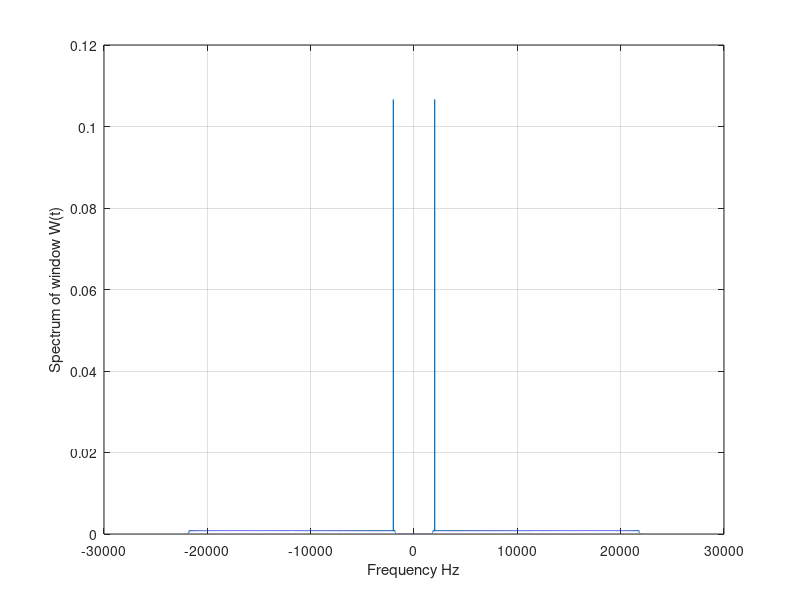
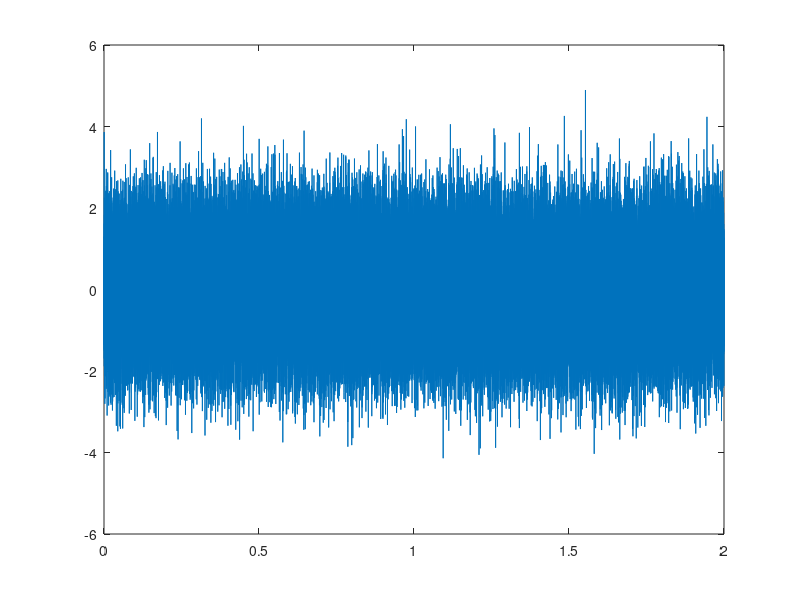
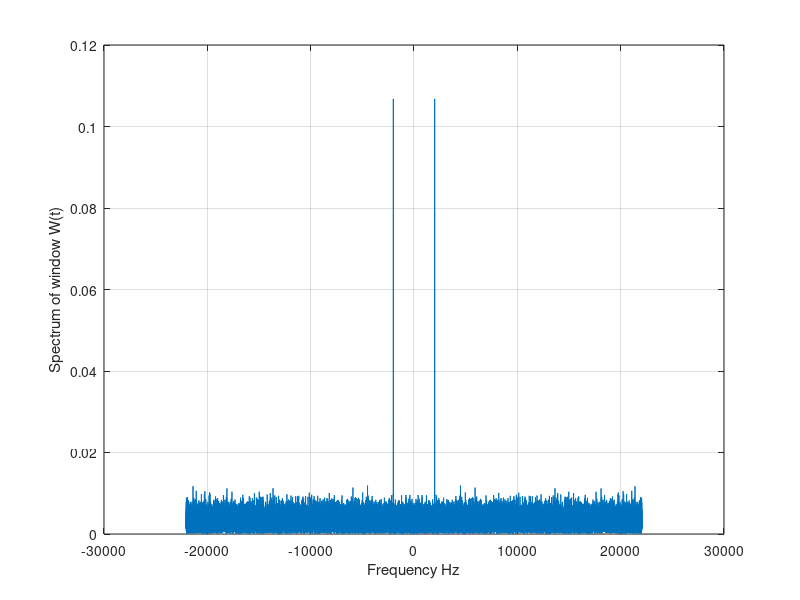
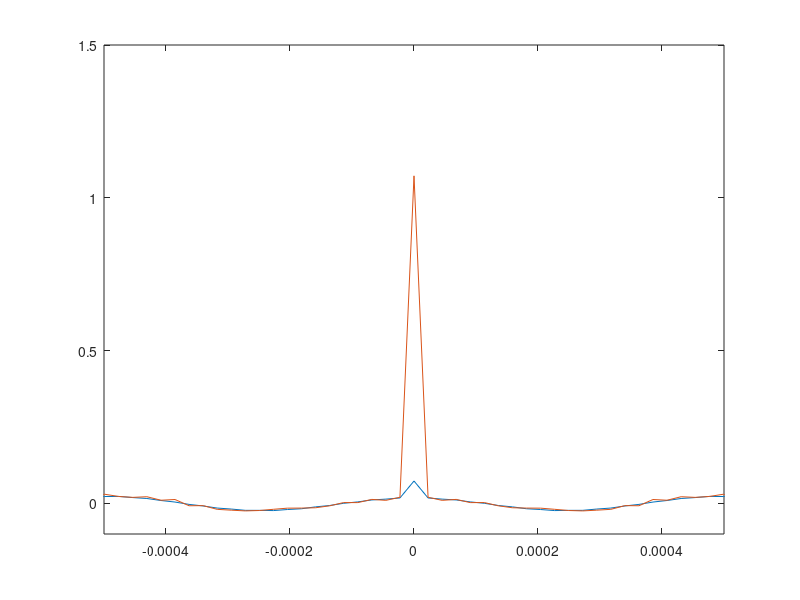

MATLAB code to generate these figures, in order: (Note: this script raises an error after producing the figures.)
close all; clear ; clc;
% Sampling
%A  = 2; B  = 2; a  = 1.5; b  = 0.9; c  = 1.0; f0 = 2000;%Hz
A  = 1; B  = 2; a  = 2.5; b  = 0.9; c  = 1.0; f0 = 2000;%Hz
%A  = 1; B  = 2; a  = 2; b  = 0.9; c  = 1.0; f0 = 1000;%Hz

%A  = 1; B  = 2; a  = 2; b  = 0.9; c  = 1.0; f0 = 1000;%Hz
Fs     = 44100; % standard freq that works well here
Ts     = 1/Fs;
Tdur  = 2.0; % arbitrary in seconds
t = 0:Ts:Tdur-Ts;
N=length(t);

x = (A/pi) * sin( 2*pi*f0*(a*t.^2 + b*t + c) ) + (B/(3*pi)) * cos(2*pi*f0*t);

% Spectrum
S_w=fftshift(abs(fft(x)))/N;    % signal two side spectrum using fft
frequency=(0:N-1)*Fs/N-Fs/2;   % frequency vector for the abscisse axes 
figure, plot(frequency,S_w);
xlabel("Frequency Hz"); ylabel("Spectrum of window W(t)");  grid on 
%axis([-1 1 0 0.5])

%% Adding noise
sigma=1;
x_noisy=x+sigma*randn(size(x));
figure;
plot(t,x_noisy)
%%
S_x_noisy=fftshift(abs(fft(x_noisy)))/N;    % signal two side spectrum using fft 
frequency=(0:N-1)*Fs/N-Fs/2;   % frequency vector for the abscisse axes 
figure; plot(frequency,S_x_noisy);
xlabel("Frequency Hz"); ylabel("Spectrum of window W(t)");  grid on 
%% mean value (check)
mean_x = mean(x);
mean_x_noisy = mean(x_noisy);
fprintf('Mean(x)        = %.6f\n', mean_x);
fprintf('Mean(x_{noisy})= %.6f (should remain near zero with zero-mean noise)\n', mean_x_noisy);

%% autocorrelation
gamma_xx=xcorr(x)/length(t);
gamma_yy=xcorr(x_noisy)/length(t);
tau=(-length(t)+1:(length(t)-1))/Fs;
figure('Name','Autocorrelation between x and x_noisy');
plot(tau,gamma_xx)
hold on
plot(tau,gamma_yy)
axis([-0.0005 0.0005, -0.1 1.5])
hold off

%If A=0
x_0 = (0/pi) * sin( 2*pi*f0*(a*t.^2 + b*t + c) ) + (B/(3*pi)) * cos(2*pi*f0*t);
x_0_noisy=x_0+sigma*randn(size(x_0));
gamma_xx_0=xcorr(x_0)/length(t);
gamma_yy_0=xcorr(x_0_noisy)/length(t);
tau=(-length(t)+1:(length(t)-1))/Fs;
figure('Name','Autocorrelation considering A=0');
plot(tau,gamma_xx_0)
hold on
plot(tau,gamma_yy_0)
axis([-0.0005 0.0005, -0.1 1.5])
hold off
%% further
%figure('Name','Spectrogram','Color','w');
%spectrogram(x, win, nover, nfft_tf, Fs, 'yaxis');
%title('Spectrogram of x(t)');
win    = 1024;          % window length
nover  = win/2;         % overlap
nfft_t = 2048;          % FFT points

figure('Name','Spectrogram of x(t)');
spectrogram(x, win, nover, nfft_t, Fs, 'yaxis'); % time vs frequency
xlabel('Time (s)');
ylabel('Frequency (Hz)');
title('Spectrogram of x(t)');
colorbar;

emd(x)
vmd(x, 'NumIMF', 5)
